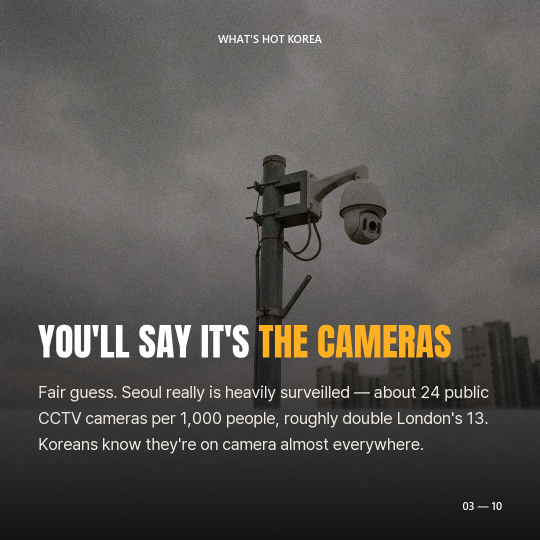
#> input picture 2026-09-01_화요일/slides/03.png, 1080 x 1080 px (shown at 1/2 size); its folder holds 2 pictures in this run
$ python make_reel.py '2026-09-01_화요일/slides' 1.0
#> lines starting #> are read from the running program, lines starting #| are printed output that depends on the picture
#!/usr/bin/env python3
"""Turn a rendered card set into a 9:16 Reel.

Usage:
    python make_reel.py img/2026-09-05 [seconds_per_card]

Writes reel.mp4 next to the cards. The square card is centred on a blurred,
darkened copy of itself, which fills the vertical frame without bars and
without re-laying out the type.
"""
import os
import subprocess
import sys

from PIL import Image, ImageEnhance, ImageFilter

W, H = 1080, 1920
HOLD = 3.0  # seconds per card; under 2.5 nobody finishes reading the body line


def vertical(card):
    """Sharp square card over a blurred fill cropped from the same picture."""
    bg = card.resize((H, H), Image.LANCZOS)
    bg = bg.crop(((H - W) // 2, 0, (H + W) // 2, H))
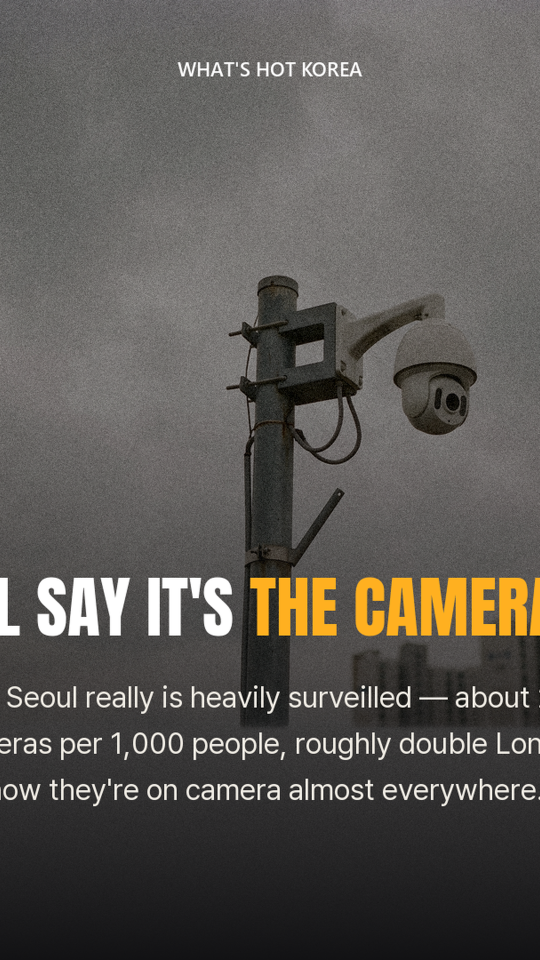
#> bg: PIL image 1080x1920 RGB (shown at 1/2 size); mean R, G, B 91.5, 88.1, 83.8
    bg = ImageEnhance.Brightness(bg.filter(ImageFilter.GaussianBlur(48))).enhance(0.45)
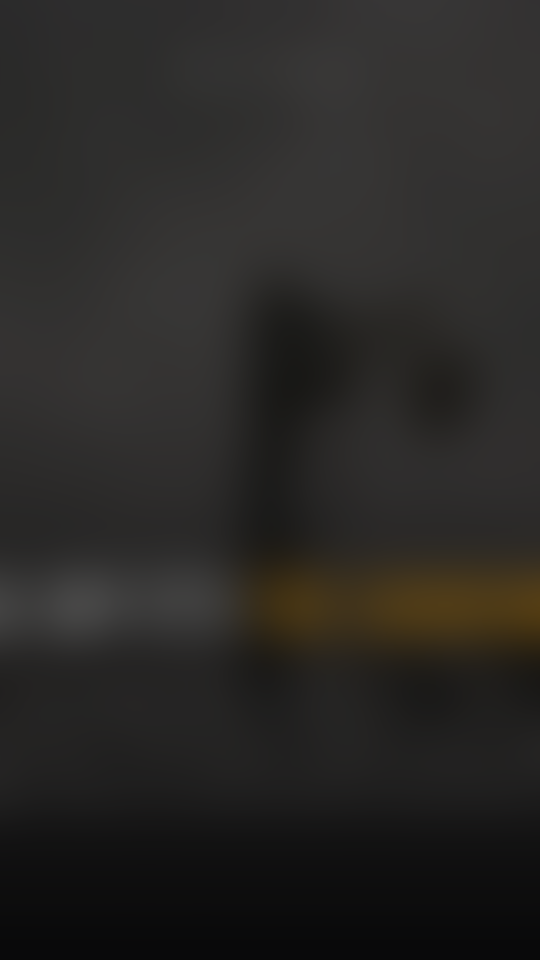
#> bg: PIL image 1080x1920 RGB (shown at 1/2 size); mean R, G, B 40.8, 39.2, 37.3
    bg.paste(card, (0, (H - W) // 2))
#> card is the input picture: PIL image 1080x1080 RGB; mean R, G, B 88.1, 85.3, 82
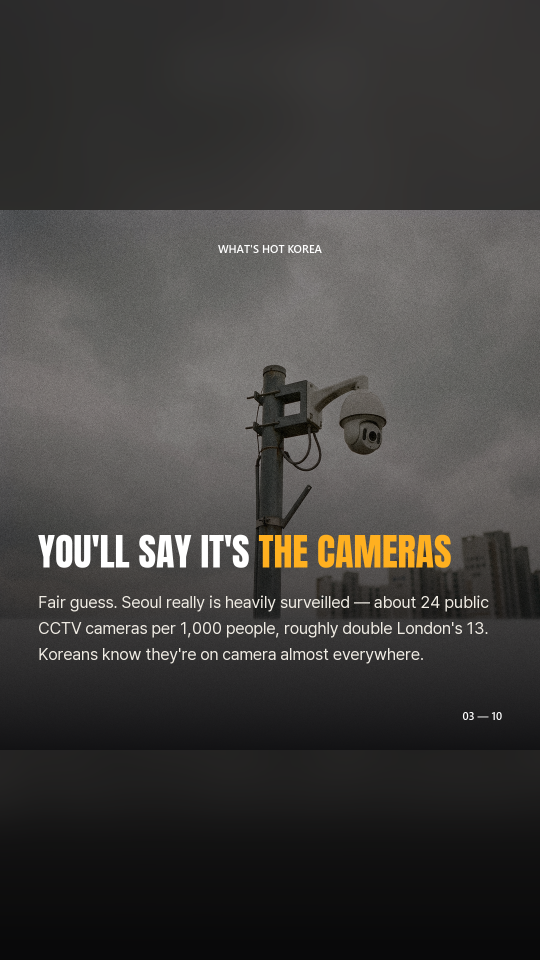
#> bg: PIL image 1080x1920 RGB (shown at 1/2 size); mean R, G, B 64.7, 62.9, 61
    return bg


def main(argv):
    src = argv[1]
    hold = float(argv[2]) if len(argv) > 2 else HOLD
    cards = sorted(f for f in os.listdir(src) if f[:2].isdigit() and f.endswith(".png"))
    if not cards:
        sys.exit("no NN.png cards in " + src)

    frames = os.path.join(src, "reel_frames")
    os.makedirs(frames, exist_ok=True)
    for name in cards:
        vertical(Image.open(os.path.join(src, name)).convert("RGB")).save(
            os.path.join(frames, name))
#> pass 2 of the loop in main, `for name in cards:`:
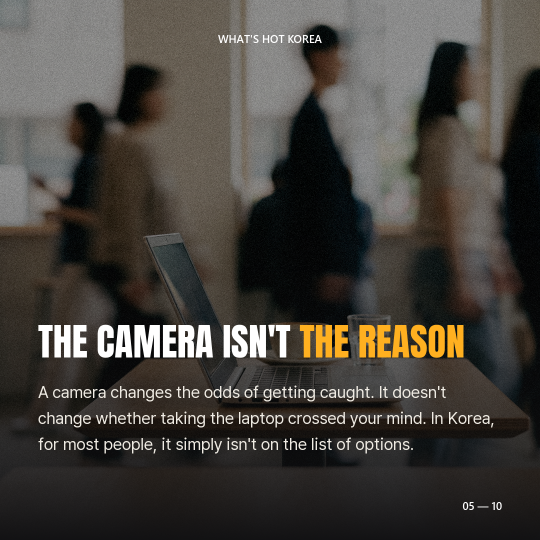
#> input picture 2026-09-01_화요일/slides/05.png, 1080 x 1080 px (shown at 1/2 size)
#> in vertical (call 2), `bg = ImageEnhance.Brightness(bg.filter(ImageFilter.GaussianBlur(48)))...`:
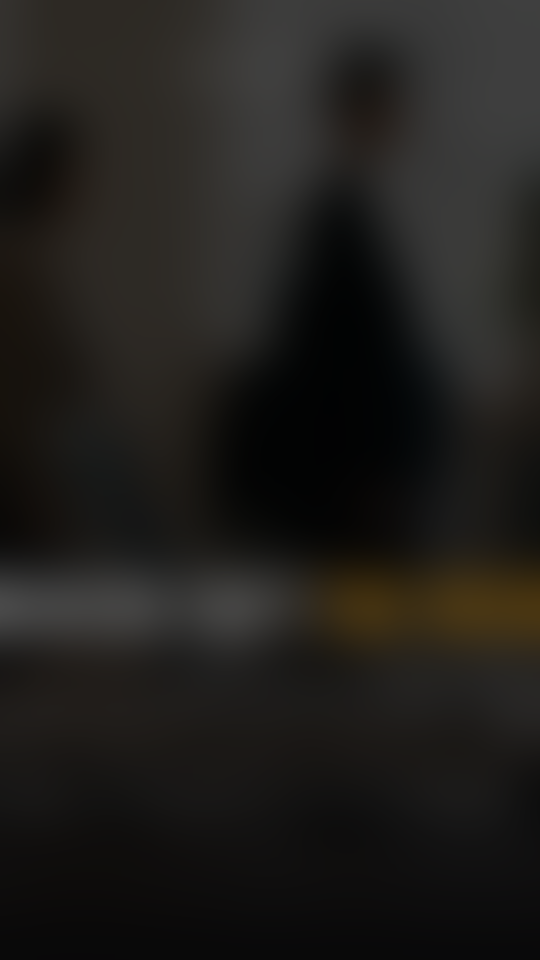
#> bg: PIL image 1080x1920 RGB (shown at 1/2 size); mean R, G, B 32.2, 30.5, 27.8
#> in vertical, card is the input picture: PIL image 1080x1080 RGB; mean R, G, B 70.1, 66.3, 61
#> in vertical (call 2), `bg.paste(card, (0, (H - W) // 2))`:
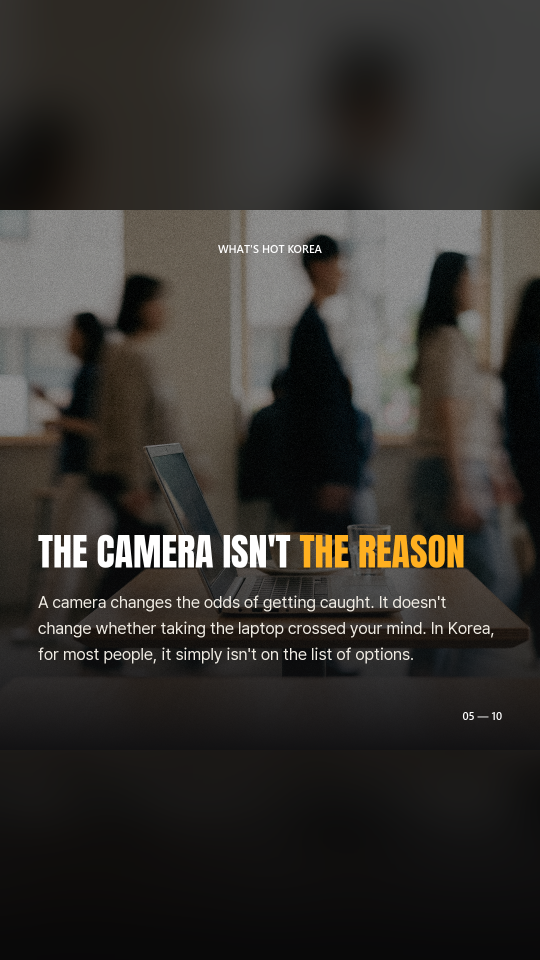
#> bg: PIL image 1080x1920 RGB (shown at 1/2 size); mean R, G, B 53.7, 51, 47.4

    listing = os.path.join(frames, "concat.txt")
    with open(listing, "w", encoding="utf-8") as fh:
        for name in cards:
            fh.write("file '%s'\nduration %s\n" % (name, hold))
        fh.write("file '%s'\n" % cards[-1])  # concat drops the last duration

    out = os.path.join(src, "reel.mp4")
    # Instagram wants an audio track even on a silent Reel, so a null source
    # goes in alongside the frames.
    subprocess.run([
        "ffmpeg", "-y", "-loglevel", "error",
        "-f", "concat", "-safe", "0", "-i", listing,
        "-f", "lavfi", "-i", "anullsrc=channel_layout=stereo:sample_rate=44100",
        "-vf", "fps=30,format=yuv420p", "-c:v", "libx264", "-preset", "medium",
        "-crf", "20", "-c:a", "aac", "-b:a", "128k", "-shortest",
        "-movflags", "+faststart", out,
    ], check=True)
#> (this line was passed over: subprocess is not available in this run)
    print("%s: %d cards x %.1fs -> %s" % (os.path.basename(src), len(cards), hold, out))


if __name__ == "__main__":
    main(sys.argv)
